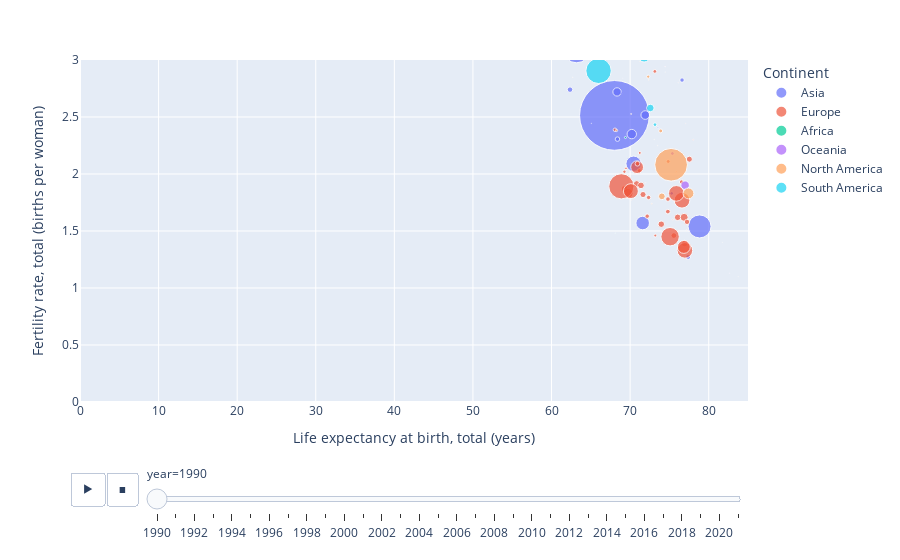

Notebook source saved alongside this figure:
### Code cell
#Plot indicators on interactive plot. Select two indicators for the scatter plot.
#df = px.data.gapminder()
x=series[9]
y=series[10]
fig = px.scatter(df2, x=x, y=y, animation_frame="year", animation_group="Country Name",
           size=series[0], color="Continent", hover_name="Country Name",
           log_x=False, size_max=55, range_x=[0,df2[x].max()//1], range_y=([0,df2[y].mean()//1]))

#fig["layout"].pop("updatemenus") # optional, drop animation buttons
fig.show()

### Figure 1 — Plotly figure (JSON) as saved in the notebook; plotly's stock layout.template omitted (floating-point values rounded to 4 significant figures)
{"data": [{"hovertemplate": "<b>%{hovertext}</b><br><br>Continent=Asia<br>year=1990<br>Life expectancy at birth, total (years)=%{x}<br>Fertility rate, total (births per woman)=%{y}<br>Population, total=%{marker.size}<extra></extra>", "hovertext": ["Afghanistan", "Armenia", "Azerbaijan", "Bahrain", "Bangladesh", "Bhutan", "Brunei Darussalam", "Cambodia", "China", "Cyprus", "Georgia", "Hong Kong SAR, China", "India", "Indonesia", "Iran, Islamic Rep.", "Iraq", "Israel", "Japan", "Jordan", "Kazakhstan", "Korea, Dem. People's Rep.", "Korea, Rep.", "Kuwait", "Kyrgyz Republic", "Lao PDR", "Lebanon", "Macao SAR, China", "Malaysia", "Maldives", "Mongolia", "Myanmar", "Nepal", "Oman", "Pakistan", "Philippines", "Qatar", "Saudi Arabia", "Singapore", "Sri Lanka", "Syrian Arab Republic", "Tajikistan", "Thailand", "Timor-Leste", "Turkiye", "Turkmenistan", "United Arab Emirates", "Uzbekistan", "Vietnam", "West Bank and Gaza", "Yemen, Rep."], "ids": ["Afghanistan", "Armenia", "Azerbaijan", "Bahrain", "Bangladesh", "Bhutan", "Brunei Darussalam", "Cambodia", "China", "Cyprus", "Georgia", "Hong Kong SAR, China", "India", "Indonesia", "Iran, Islamic Rep.", "Iraq", "Israel", "Japan", "Jordan", "Kazakhstan", "Korea, Dem. People's Rep.", "Korea, Rep.", "Kuwait", "Kyrgyz Republic", "Lao PDR", "Lebanon", "Macao SAR, China", "Malaysia", "Maldives", "Mongolia", "Myanmar", "Nepal", "Oman", "Pakistan", "Philippines", "Qatar", "Saudi Arabia", "Singapore", "Sri Lanka", "Syrian Arab Republic", "Tajikistan", "Thailand", "Timor-Leste", "Turkiye", "Turkmenistan", "United Arab Emirates", "Uzbekistan", "Vietnam", "West Bank and Gaza", "Yemen, Rep."], "legendgroup": "Asia", "marker": {"color": "#636efa", "size": [10694796, 3556539, 7175200, 517418, 107147651, 558442, 261928, 8910808, 1135185000, 788500, 4802000, 5704500, 870452165, 182159874, 55793629, 17658381, 4660000, 123478000, 3480587, 16348000, 20799523, 42869283, 1674938, 4391200, 4314443, 3593700, 350227, 17517054, 224957, 2161433, 40099553, 19616530, 1804524, 115414069, 61558898, 441675, 16004763, 3047132, 17325769, 12408996, 5417860, 55228410, 758106, 54324142, 3720278, 1900151, 20510000, 66912613, 1978248, 13375121], "sizemode": "area", "sizeref": 466900.0, "symbol": "circle"}, "mode": "markers", "name": "Asia", "orientation": "v", "showlegend": true, "type": "scatter", "x": [45.97, 68.82, 62.35, 72.67, 55.99, 55.97, 71.66, 55.43, 68.0, 73.54, 68.39, 77.38, 58.65, 63.18, 64.37, 58.44, 76.61, 78.84, 69.85, 68.34, 70.21, 71.6, 73.28, 68.3, 53.71, 64.47, 77.42, 71.31, 63.58, 58.77, 56.66, 54.83, 69.78, 60.07, 65.91, 73.98, 68.95, 75.3, 71.93, 69.82, 61.88, 70.44, 44.95, 67.71, 63.94, 71.9, 65.35, 69.21, 67.93, 58.7], "xaxis": "x", "y": [7.565, 2.713, 2.74, 3.758, 4.479, 5.604, 3.29, 5.644, 2.514, 2.405, 2.306, 1.272, 4.045, 3.098, 4.863, 5.884, 2.824, 1.54, 5.478, 2.72, 2.35, 1.57, 3.318, 3.63, 6.084, 3.295, 1.74, 3.374, 6.089, 4.232, 3.543, 5.208, 6.606, 6.364, 4.352, 4.176, 5.83, 1.83, 2.517, 5.384, 5.342, 2.09, 5.811, 3.126, 4.243, 4.537, 4.072, 3.596, 6.778, 8.606], "yaxis": "y"}, {"hovertemplate": "<b>%{hovertext}</b><br><br>Continent=Europe<br>year=1990<br>Life expectancy at birth, total (years)=%{x}<br>Fertility rate, total (births per woman)=%{y}<br>Population, total=%{marker.size}<extra></extra>", "hovertext": ["Albania", "Andorra", "Austria", "Belarus", "Belgium", "Bosnia and Herzegovina", "Bulgaria", "Channel Islands", "Croatia", "Czechia", "Denmark", "Estonia", "Faroe Islands", "Finland", "France", "Germany", "Gibraltar", "Greece", "Hungary", "Iceland", "Ireland", "Isle of Man", "Italy", "Kosovo", "Latvia", "Liechtenstein", "Lithuania", "Luxembourg", "North Macedonia", "Malta", "Moldova", "Monaco", "Montenegro", "Netherlands", "Norway", "Poland", "Portugal", "Romania", "Russian Federation", "San Marino", "Serbia", "Slovak Republic", "Slovenia", "Spain", "Sweden", "Switzerland", "Ukraine", "United Kingdom"], "ids": ["Albania", "Andorra", "Austria", "Belarus", "Belgium", "Bosnia and Herzegovina", "Bulgaria", "Channel Islands", "Croatia", "Czechia", "Denmark", "Estonia", "Faroe Islands", "Finland", "France", "Germany", "Gibraltar", "Greece", "Hungary", "Iceland", "Ireland", "Isle of Man", "Italy", "Kosovo", "Latvia", "Liechtenstein", "Lithuania", "Luxembourg", "North Macedonia", "Malta", "Moldova", "Monaco", "Montenegro", "Netherlands", "Norway", "Poland", "Portugal", "Romania", "Russian Federation", "San Marino", "Serbia", "Slovak Republic", "Slovenia", "Spain", "Sweden", "Switzerland", "Ukraine", "United Kingdom"], "legendgroup": "Europe", "marker": {"color": "#EF553B", "size": [3286542, 53569, 7677850, 10189348, 9967379, 4494310, 8718289, 140601, 4777368, 10333355, 5140939, 1569174, 47479, 4986431, 58044701, 79433029, 27317, 10196792, 10373988, 254826, 3513974, 68865, 56719240, 1862000, 2663151, 28765, 3697838, 381850, 2044174, 354170, 2965978, 30329, 606372, 14951510, 4241473, 38110782, 9983218, 23201835, 147969407, 23132, 7586000, 5299187, 1998161, 38867322, 8558835, 6715519, 51891400, 57247586], "sizemode": "area", "sizeref": 466900.0, "symbol": "circle"}, "mode": "markers", "name": "Europe", "orientation": "v", "showlegend": true, "type": "scatter", "x": [73.14, 74.45, 75.57, 70.84, 76.05, 72.35, 71.64, 77.19, 72.17, 71.38, 74.81, 69.48, 76.11, 74.81, 76.6, 75.09, 77.07, 76.94, 69.32, 78.04, 74.85, 71.96, 76.97, 70.92, 69.27, 72.47, 71.16, 75.44, 71.23, 75.88, 68.07, 70.17, 75.57, 76.88, 76.54, 70.89, 73.97, 69.74, 68.89, 72.77, 68.01, 70.93, 73.2, 76.84, 77.54, 77.24, 70.1, 75.88], "xaxis": "x", "y": [2.9, 2.942, 1.46, 1.913, 1.62, 1.794, 1.82, 1.509, 1.63, 1.9, 1.67, 2.05, 2.8, 1.78, 1.77, 1.45, 2.443, 1.39, 1.87, 2.3, 2.11, 1.924, 1.33, 3.647, 2.02, 2.507, 2.03, 1.6, 2.185, 2.02, 2.388, 1.77, 1.944, 1.62, 1.93, 2.06, 1.56, 1.83, 1.892, 3.997, 4.454, 2.09, 1.46, 1.36, 2.13, 1.58, 1.85, 1.83], "yaxis": "y"}, {"hovertemplate": "<b>%{hovertext}</b><br><br>Continent=Africa<br>year=1990<br>Life expectancy at birth, total (years)=%{x}<br>Fertility rate, total (births per woman)=%{y}<br>Population, total=%{marker.size}<extra></extra>", "hovertext": ["Algeria", "Angola", "Benin", "Botswana", "Burkina Faso", "Burundi", "Cabo Verde", "Cameroon", "Central African Republic", "Chad", "Comoros", "Congo, Dem. Rep.", "Congo, Rep.", "Cote d'Ivoire", "Djibouti", "Egypt, Arab Rep.", "Equatorial Guinea", "Eritrea", "Ethiopia", "Gabon", "Gambia, The", "Ghana", "Guinea", "Guinea-Bissau", "Kenya", "Lesotho", "Liberia", "Libya", "Madagascar", "Malawi", "Mali", "Mauritania", "Mauritius", "Morocco", "Mozambique", "Namibia", "Niger", "Nigeria", "Rwanda", "Sao Tome and Principe", "Senegal", "Seychelles", "Sierra Leone", "Somalia", "South Africa", "South Sudan", "Sudan", "Eswatini", "Tanzania", "Togo", "Tunisia", "Uganda", "Zambia", "Zimbabwe"], "ids": ["Algeria", "Angola", "Benin", "Botswana", "Burkina Faso", "Burundi", "Cabo Verde", "Cameroon", "Central African Republic", "Chad", "Comoros", "Congo, Dem. Rep.", "Congo, Rep.", "Cote d'Ivoire", "Djibouti", "Egypt, Arab Rep.", "Equatorial Guinea", "Eritrea", "Ethiopia", "Gabon", "Gambia, The", "Ghana", "Guinea", "Guinea-Bissau", "Kenya", "Lesotho", "Liberia", "Libya", "Madagascar", "Malawi", "Mali", "Mauritania", "Mauritius", "Morocco", "Mozambique", "Namibia", "Niger", "Nigeria", "Rwanda", "Sao Tome and Principe", "Senegal", "Seychelles", "Sierra Leone", "Somalia", "South Africa", "South Sudan", "Sudan", "Eswatini", "Tanzania", "Togo", "Tunisia", "Uganda", "Zambia", "Zimbabwe"], "legendgroup": "Africa", "marker": {"color": "#00cc96", "size": [25518074, 11828638, 5133419, 1341474, 9131361, 5483793, 364563, 11430520, 2809221, 5827069, 431119, 35987541, 2385435, 11910540, 577173, 57214630, 465549, 2149960, 47878073, 983028, 1040616, 15446982, 6354145, 973551, 23162269, 1798997, 2209731, 4236983, 11882762, 9539665, 8945026, 2006027, 1058775, 24570814, 13303459, 1369011, 8370648, 95214257, 7319962, 120343, 7536001, 69507, 4325388, 6999096, 39877570, 4750817, 21090886, 854011, 26206012, 3875947, 8440023, 17586630, 7686401, 10113893], "sizemode": "area", "sizeref": 466900.0, "symbol": "circle"}, "mode": "markers", "name": "Africa", "orientation": "v", "showlegend": true, "type": "scatter", "x": [67.42, 41.89, 53.29, 60.53, 49.44, 44.86, 65.02, 54.87, 49.63, 44.69, 55.84, 48.6, 55.93, 52.6, 55.5, 64.15, 50.86, 49.77, 44.56, 60.31, 51.32, 55.62, 47.0, 47.08, 58.61, 59.4, 36.69, 69.42, 51.7, 43.32, 46.62, 59.77, 69.4, 62.45, 44.47, 62.5, 41.85, 46.04, 48.43, 61.47, 56.95, 68.11, 44.06, 47.1, 63.38, 29.93, 49.73, 63.07, 51.48, 54.37, 70.11, 46.44, 47.93, 59.43], "xaxis": "x", "y": [4.556, 7.272, 6.732, 4.487, 7.009, 7.365, 5.392, 6.392, 6.045, 7.219, 6.497, 6.702, 5.214, 6.73, 5.982, 4.484, 5.987, 6.338, 7.238, 5.459, 6.218, 5.712, 6.627, 6.507, 6.129, 4.759, 6.37, 4.966, 6.161, 6.809, 7.253, 6.056, 2.32, 4.018, 6.221, 5.321, 7.806, 6.459, 6.873, 5.828, 6.396, 1.48, 6.567, 7.44, 3.724, 7.988, 6.168, 5.25, 6.195, 6.133, 3.471, 7.037, 6.533, 4.873], "yaxis": "y"}, {"hovertemplate": "<b>%{hovertext}</b><br><br>Continent=Oceania<br>year=1990<br>Life expectancy at birth, total (years)=%{x}<br>Fertility rate, total (births per woman)=%{y}<br>Population, total=%{marker.size}<extra></extra>", "hovertext": ["American Samoa", "Australia", "Fiji", "French Polynesia", "Guam", "Kiribati", "Marshall Islands", "Micronesia, Fed. Sts.", "Nauru", "New Caledonia", "New Zealand", "Northern Mariana Islands", "Palau", "Papua New Guinea", "Samoa", "Solomon Islands", "Tonga", "Tuvalu", "Vanuatu"], "ids": ["American Samoa", "Australia", "Fiji", "French Polynesia", "Guam", "Kiribati", "Marshall Islands", "Micronesia, Fed. Sts.", "Nauru", "New Caledonia", "New Zealand", "Northern Mariana Islands", "Palau", "Papua New Guinea", "Samoa", "Solomon Islands", "Tonga", "Tuvalu", "Vanuatu"], "legendgroup": "Oceania", "marker": {"color": "#ab63fa", "size": [47818, 17065128, 780430, 211089, 138263, 75124, 46047, 98603, 9598, 170899, 3329800, 48002, 15293, 3864972, 168186, 324171, 98727, 9182, 150882], "sizemode": "area", "sizeref": 466900.0, "symbol": "circle"}, "mode": "markers", "name": "Oceania", "orientation": "v", "showlegend": true, "type": "scatter", "x": [74.45, 76.99, 65.51, 73.98, 72.47, 60.92, 82.65, 67.42, 62.83, 70.49, 75.38, 52.89, 69.07, 59.72, 67.66, 65.39, 67.29, 61.66, 66.67], "xaxis": "x", "y": [2.942, 1.902, 3.414, 3.437, 3.048, 4.637, 1.13, 4.958, 3.349, 3.18, 2.18, 5.309, 2.84, 5.18, 4.93, 5.66, 4.644, 3.91, 5.029], "yaxis": "y"}, {"hovertemplate": "<b>%{hovertext}</b><br><br>Continent=North America<br>year=1990<br>Life expectancy at birth, total (years)=%{x}<br>Fertility rate, total (births per woman)=%{y}<br>Population, total=%{marker.size}<extra></extra>", "hovertext": ["Antigua and Barbuda", "Aruba", "Bahamas, The", "Barbados", "Belize", "Bermuda", "British Virgin Islands", "Canada", "Cayman Islands", "Costa Rica", "Cuba", "Curacao", "Dominica", "Dominican Republic", "El Salvador", "Greenland", "Grenada", "Guatemala", "Haiti", "Honduras", "Jamaica", "Mexico", "Nicaragua", "Panama", "Puerto Rico", "Sint Maarten (Dutch part)", "St. Kitts and Nevis", "St. Lucia", "St. Martin (French part)", "St. Vincent and the Grenadines", "Trinidad and Tobago", "Turks and Caicos Islands", "United States", "Virgin Islands (U.S.)"], "ids": ["Antigua and Barbuda", "Aruba", "Bahamas, The", "Barbados", "Belize", "Bermuda", "British Virgin Islands", "Canada", "Cayman Islands", "Costa Rica", "Cuba", "Curacao", "Dominica", "Dominican Republic", "El Salvador", "Greenland", "Grenada", "Guatemala", "Haiti", "Honduras", "Jamaica", "Mexico", "Nicaragua", "Panama", "Puerto Rico", "Sint Maarten (Dutch part)", "St. Kitts and Nevis", "St. Lucia", "St. Martin (French part)", "St. Vincent and the Grenadines", "Trinidad and Tobago", "Turks and Caicos Islands", "United States", "Virgin Islands (U.S.)"], "legendgroup": "North America", "marker": {"color": "#FFA15A", "size": [63328, 65712, 270679, 258868, 182589, 59326, 15617, 27691138, 26027, 3158253, 10626680, 145400, 69481, 7129004, 5367179, 55600, 99047, 9050115, 6925331, 5053234, 2392030, 81720428, 4227820, 2449968, 3537000, 27845, 40636, 142301, 28127, 112487, 1266518, 11709, 249623000, 103963], "sizemode": "area", "sizeref": 466900.0, "symbol": "circle"}, "mode": "markers", "name": "North America", "orientation": "v", "showlegend": true, "type": "scatter", "x": [73.49, 73.08, 70.13, 72.75, 70.74, 60.09, 73.93, 77.42, 81.75, 76.63, 74.04, 77.57, 62.69, 67.11, 62.55, 65.07, 70.68, 62.47, 52.98, 65.24, 72.3, 69.97, 63.1, 71.1, 73.89, 83.74, 76.39, 70.33, 74.46, 72.38, 68.27, 69.0, 75.21, 71.25], "xaxis": "x", "y": [2.249, 2.303, 2.527, 1.74, 4.698, 5.048, 1.585, 1.83, 1.4, 3.205, 1.804, 1.5, 2.848, 3.411, 3.947, 2.444, 3.489, 5.48, 5.483, 5.291, 2.854, 3.45, 4.596, 3.096, 2.378, 1.1, 2, 3.399, 2.894, 2.825, 2.382, 3.438, 2.081, 2.99], "yaxis": "y"}, {"hovertemplate": "<b>%{hovertext}</b><br><br>Continent=South America<br>year=1990<br>Life expectancy at birth, total (years)=%{x}<br>Fertility rate, total (births per woman)=%{y}<br>Population, total=%{marker.size}<extra></extra>", "hovertext": ["Argentina", "Bolivia", "Brazil", "Chile", "Colombia", "Ecuador", "Guyana", "Paraguay", "Peru", "Suriname", "Uruguay", "Venezuela, RB"], "ids": ["Argentina", "Bolivia", "Brazil", "Chile", "Colombia", "Ecuador", "Guyana", "Paraguay", "Peru", "Suriname", "Uruguay", "Venezuela, RB"], "legendgroup": "South America", "marker": {"color": "#19d3f3", "size": [32637657, 7096194, 150706446, 13342868, 32601393, 10449837, 747116, 4059195, 22109099, 412756, 3117012, 19750579], "sizemode": "area", "sizeref": 466900.0, "symbol": "circle"}, "mode": "markers", "name": "South America", "orientation": "v", "showlegend": true, "type": "scatter", "x": [71.78, 56.42, 65.98, 72.57, 68.64, 69.35, 62.41, 67.94, 65.11, 64.23, 73.16, 71.53], "xaxis": "x", "y": [3.034, 4.89, 2.905, 2.579, 3.082, 3.744, 3.069, 4.547, 3.912, 3.267, 2.433, 3.448], "yaxis": "y"}], "layout": {"legend": {"itemsizing": "constant", "title": {"text": "Continent"}, "tracegroupgap": 0}, "margin": {"t": 60}, "sliders": [{"active": 0, "currentvalue": {"prefix": "year="}, "len": 0.9, "pad": {"b": 10, "t": 60}, "steps": [{"args": [["1990"], {"frame": {"duration": 0, "redraw": false}, "fromcurrent": true, "mode": "immediate", "transition": {"duration": 0, "easing": "linear"}}], "label": "1990", "method": "animate"}, {"args": [["1991"], {"frame": {"duration": 0, "redraw": false}, "fromcurrent": true, "mode": "immediate", "transition": {"duration": 0, "easing": "linear"}}], "label": "1991", "method": "animate"}, {"args": [["1992"], {"frame": {"duration": 0, "redraw": false}, "fromcurrent": true, "mode": "immediate", "transition": {"duration": 0, "easing": "linear"}}], "label": "1992", "method": "animate"}, {"args": [["1993"], {"frame": {"duration": 0, "redraw": false}, "fromcurrent": true, "mode": "immediate", "transition": {"duration": 0, "easing": "linear"}}], "label": "1993", "method": "animate"}, {"args": [["1994"], {"frame": {"duration": 0, "redraw": false}, "fromcurrent": true, "mode": "immediate", "transition": {"duration": 0, "easing": "linear"}}], "label": "1994", "method": "animate"}, {"args": [["1995"], {"frame": {"duration": 0, "redraw": false}, "fromcurrent": true, "mode": "immediate", "transition": {"duration": 0, "easing": "linear"}}], "label": "1995", "method": "animate"}, {"args": [["1996"], {"frame": {"duration": 0, "redraw": false}, "fromcurrent": true, "mode": "immediate", "transition": {"duration": 0, "easing": "linear"}}], "label": "1996", "method": "animate"}, {"args": [["1997"], {"frame": {"duration": 0, "redraw": false}, "fromcurrent": true, "mode": "immediate", "transition": {"duration": 0, "easing": "linear"}}], "label": "1997", "method": "animate"}, {"args": [["1998"], {"frame": {"duration": 0, "redraw": false}, "fromcurrent": true, "mode": "immediate", "transition": {"duration": 0, "easing": "linear"}}], "label": "1998", "method": "animate"}, {"args": [["1999"], {"frame": {"duration": 0, "redraw": false}, "fromcurrent": true, "mode": "immediate", "transition": {"duration": 0, "easing": "linear"}}], "label": "1999", "method": "animate"}, {"args": [["2000"], {"frame": {"duration": 0, "redraw": false}, "fromcurrent": true, "mode": "immediate", "transition": {"duration": 0, "easing": "linear"}}], "label": "2000", "method": "animate"}, {"args": [["2001"], {"frame": {"duration": 0, "redraw": false}, "fromcurrent": true, "mode": "immediate", "transition": {"duration": 0, "easing": "linear"}}], "label": "2001", "method": "animate"}, {"args": [["2002"], {"frame": {"duration": 0, "redraw": false}, "fromcurrent": true, "mode": "immediate", "transition": {"duration": 0, "easing": "linear"}}], "label": "2002", "method": "animate"}, {"args": [["2003"], {"frame": {"duration": 0, "redraw": false}, "fromcurrent": true, "mode": "immediate", "transition": {"duration": 0, "easing": "linear"}}], "label": "2003", "method": "animate"}, {"args": [["2004"], {"frame": {"duration": 0, "redraw": false}, "fromcurrent": true, "mode": "immediate", "transition": {"duration": 0, "easing": "linear"}}], "label": "2004", "method": "animate"}, {"args": [["2005"], {"frame": {"duration": 0, "redraw": false}, "fromcurrent": true, "mode": "immediate", "transition": {"duration": 0, "easing": "linear"}}], "label": "2005", "method": "animate"}, {"args": [["2006"], {"frame": {"duration": 0, "redraw": false}, "fromcurrent": true, "mode": "immediate", "transition": {"duration": 0, "easing": "linear"}}], "label": "2006", "method": "animate"}, {"args": [["2007"], {"frame": {"duration": 0, "redraw": false}, "fromcurrent": true, "mode": "immediate", "transition": {"duration": 0, "easing": "linear"}}], "label": "2007", "method": "animate"}, {"args": [["2008"], {"frame": {"duration": 0, "redraw": false}, "fromcurrent": true, "mode": "immediate", "transition": {"duration": 0, "easing": "linear"}}], "label": "2008", "method": "animate"}, {"args": [["2009"], {"frame": {"duration": 0, "redraw": false}, "fromcurrent": true, "mode": "immediate", "transition": {"duration": 0, "easing": "linear"}}], "label": "2009", "method": "animate"}, {"args": [["2010"], {"frame": {"duration": 0, "redraw": false}, "fromcurrent": true, "mode": "immediate", "transition": {"duration": 0, "easing": "linear"}}], "label": "2010", "method": "animate"}, {"args": [["2011"], {"frame": {"duration": 0, "redraw": false}, "fromcurrent": true, "mode": "immediate", "transition": {"duration": 0, "easing": "linear"}}], "label": "2011", "method": "animate"}, {"args": [["2012"], {"frame": {"duration": 0, "redraw": false}, "fromcurrent": true, "mode": "immediate", "transition": {"duration": 0, "easing": "linear"}}], "label": "2012", "method": "animate"}, {"args": [["2013"], {"frame": {"duration": 0, "redraw": false}, "fromcurrent": true, "mode": "immediate", "transition": {"duration": 0, "easing": "linear"}}], "label": "2013", "method": "animate"}, {"args": [["2014"], {"frame": {"duration": 0, "redraw": false}, "fromcurrent": true, "mode": "immediate", "transition": {"duration": 0, "easing": "linear"}}], "label": "2014", "method": "animate"}, {"args": [["2015"], {"frame": {"duration": 0, "redraw": false}, "fromcurrent": true, "mode": "immediate", "transition": {"duration": 0, "easing": "linear"}}], "label": "2015", "method": "animate"}, {"args": [["2016"], {"frame": {"duration": 0, "redraw": false}, "fromcurrent": true, "mode": "immediate", "transition": {"duration": 0, "easing": "linear"}}], "label": "2016", "method": "animate"}, {"args": [["2017"], {"frame": {"duration": 0, "redraw": false}, "fromcurrent": true, "mode": "immediate", "transition": {"duration": 0, "easing": "linear"}}], "label": "2017", "method": "animate"}, {"args": [["2018"], {"frame": {"duration": 0, "redraw": false}, "fromcurrent": true, "mode": "immediate", "transition": {"duration": 0, "easing": "linear"}}], "label": "2018", "method": "animate"}, {"args": [["2019"], {"frame": {"duration": 0, "redraw": false}, "fromcurrent": true, "mode": "immediate", "transition": {"duration": 0, "easing": "linear"}}], "label": "2019", "method": "animate"}, {"args": [["2020"], {"frame": {"duration": 0, "redraw": false}, "fromcurrent": true, "mode": "immediate", "transition": {"duration": 0, "easing": "linear"}}], "label": "2020", "method": "animate"}, {"args": [["2021"], {"frame": {"duration": 0, "redraw": false}, "fromcurrent": true, "mode": "immediate", "transition": {"duration": 0, "easing": "linear"}}], "label": "2021", "method": "animate"}], "x": 0.1, "xanchor": "left", "y": 0, "yanchor": "top"}], "updatemenus": [{"buttons": [{"args": [null, {"frame": {"duration": 500, "redraw": false}, "fromcurrent": true, "mode": "immediate", "transition": {"duration": 500, "easing": "linear"}}], "label": "&#9654;", "method": "animate"}, {"args": [[null], {"frame": {"duration": 0, "redraw": false}, "fromcurrent": true, "mode": "immediate", "transition": {"duration": 0, "easing": "linear"}}], "label": "&#9724;", "method": "animate"}], "direction": "left", "pad": {"r": 10, "t": 70}, "showactive": false, "type": "buttons", "x": 0.1, "xanchor": "right", "y": 0, "yanchor": "top"}], "xaxis": {"anchor": "y", "domain": [0, 1], "range": [0, 85], "title": {"text": "Life expectancy at birth, total (years)"}}, "yaxis": {"anchor": "x", "domain": [0, 1], "range": [0, 3], "title": {"text": "Fertility rate, total (births per woman)"}}}}
